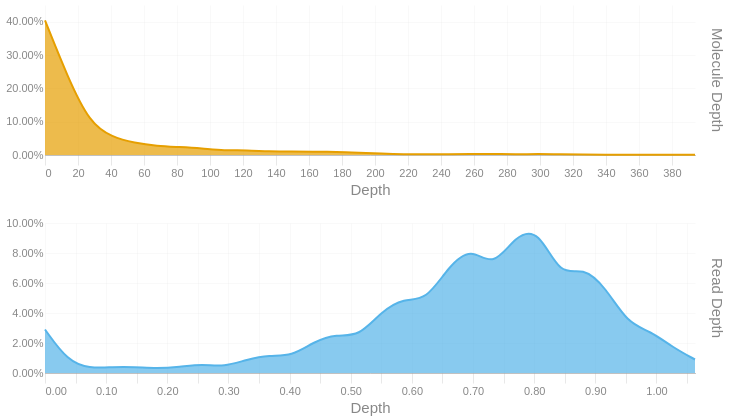

The cell this chart's notebook holds for it:
### Code cell
readdep = depth_hist(tb['Read Depth'], q99, 3)
readdep = readdep.with_columns(pl.lit('Read Depth').alias('Metric'))
if not SKIPLR:
    moldep = depth_hist(tb['Molecule Depth'], mol_q99, 1)
    moldep = moldep.with_columns(pl.lit('Molecule Depth').alias('Metric'))
    _hist = pl.concat([readdep, moldep])
    _hist = _hist.filter(pl.col('Proportion') != 0)
    with SafeRender(_hist):
        (
            alt.Chart(_hist)        
            .mark_area(interpolate = "basis")
            .encode(
                x=alt.X('Bin:Q').scale(domainMin=0).axis(alt.Axis(title='Depth')),
                y = alt.Y('Proportion:Q', title = None).axis(format = '.2%'),
                color = alt.Color('Metric:N').legend(None),
                row = alt.Row("Metric:N").header(title = None, labelOrient = 'right'),
                tooltip = [
                    alt.Tooltip("Metric:N", title = "Metric"),
                    alt.Tooltip('Interval:N', title = "Depth Interval"),
                    alt.Tooltip('Proportion:Q', title = "% Alignments").format('.2%')
                ]
            )
            .resolve_scale(x='independent', y='independent')
            .properties(
                height = 150, width = 650,
                usermeta={'embedOptions': {'downloadFileName': f'{samplename}.depth.hist'}}
            )
        ).display()
else:
    readdep = readdep.filter(pl.col('Proportion') != 0)
    with SafeRender(readdep):
        (
            alt.Chart(readdep)        
            .mark_area(interpolate = "basis")
            .encode(
                x=alt.X('Bin:Q').scale(domainMin=0).axis(alt.Axis(title='Depth')),
                y = alt.Y('Proportion:Q', title = None).axis(format = '.2%'),
                tooltip = [
                    alt.Tooltip('Interval:N', title = "Depth Interval"),
                    alt.Tooltip('Proportion:Q', title = "% Alignments").format('.2%')
                ]
            )
            .properties(
                usermeta={'embedOptions': {'downloadFileName': f'{samplename}.depth.hist'}}
            )
        ).display()

### Figure 1 — Vega-Lite specification as saved in the notebook (floating-point values rounded to 4 significant figures)
{"width": 650, "height": 150, "config": {"title": {"anchor": "start", "dy": -15, "fontSize": 18, "color": "#888888", "subtitleColor": "#888888", "subtitleFontSize": 14}, "arc": {"fill": "#0072B2"}, "axis": {"domainColor": "#888888", "domainWidth": 0.5, "gridWidth": 0.2, "grid": false, "titleFontWeight": 400, "titleFontSize": 15, "labelFontSize": 11, "labelColor": "#888888", "tickColor": "#888888", "tickWidth": 0.2, "titleColor": "#888888"}, "axisBand": {"grid": false}, "axisX": {"grid": true, "tickSize": 10, "domainCap": "round"}, "axisY": {"domain": false, "grid": true, "tickSize": 0, "domainCap": "round"}, "background": "transparent", "header": {"labelFontSize": 15, "labelColor": "#888888", "titleFontSize": 15, "titleFontWeight": 600, "titleColor": "#888888"}, "legend": {"labelFont": "sans-serif", "labelFontSize": 12, "labelColor": "#888888", "symbolSize": 100, "symbolType": "circle", "titleFontSize": 12, "titlePadding": 10, "titleColor": "#888888", "title": null}, "range": {"category": ["#E69F00", "#56B4E9", "#009E73", "#F0E442", "#0072B2", "#D55E00", "#CC79A7", "#000000"], "diverging": ["#cfe8f3", "#a2d4ec", "#73bfe2", "#46abdb", "#1696d2", "#12719e"]}, "area": {"fill": "#0072B2", "fillOpacity": 0.7, "line": true, "strokeOpacity": 0.7}, "line": {"color": "#0072B2", "stroke": "#0072B2", "strokeWidth": 2}, "trail": {"color": "#0072B2", "stroke": "#0072B2", "strokeWidth": 0, "size": 1}, "point": {"filled": true, "fillOpacity": 1.0, "size": 95}, "text": {"color": "#888888", "fontSize": 11, "align": "right", "fontWeight": 400, "size": 11}, "bar": {"fill": "#0072B2", "stroke": null}, "view": {"stroke": null, "continuousWidth": 660, "continuousHeight": 400}}, "data": {"name": "data-8604c152039e442bf678e7a13e64a845"}, "mark": {"type": "area", "interpolate": "basis"}, "encoding": {"color": {"field": "Metric", "legend": null, "type": "nominal"}, "row": {"field": "Metric", "header": {"title": null, "labelOrient": "right"}, "type": "nominal"}, "tooltip": [{"field": "Metric", "title": "Metric", "type": "nominal"}, {"field": "Interval", "title": "Depth Interval", "type": "nominal"}, {"field": "Proportion", "format": ".2%", "title": "% Alignments", "type": "quantitative"}], "x": {"axis": {"title": "Depth"}, "field": "Bin", "scale": {"domainMin": 0}, "type": "quantitative"}, "y": {"axis": {"format": ".2%"}, "field": "Proportion", "title": null, "type": "quantitative"}}, "resolve": {"scale": {"x": "independent", "y": "independent"}}, "usermeta": {"embedOptions": {"downloadFileName": "S5_Hudson_1194.depth.hist"}}, "$schema": "https://vega.github.io/schema/vega-lite/v6.1.0.json", "datasets": {"data-8604c152039e442bf678e7a13e64a845": [{"Bin": 0.0, "Interval": "0.0-0.037", "Proportion": 0.029, "Metric": "Read Depth"}, {"Bin": 0.037, "Interval": "0.037-0.073", "Proportion": 0.008, "Metric": "Read Depth"}, {"Bin": 0.073, "Interval": "0.073-0.11", "Proportion": 0.003, "Metric": "Read Depth"}, {"Bin": 0.11, "Interval": "0.11-0.147", "Proportion": 0.004, "Metric": "Read Depth"}, {"Bin": 0.147, "Interval": "0.147-0.183", "Proportion": 0.004, "Metric": "Read Depth"}, {"Bin": 0.183, "Interval": "0.183-0.22", "Proportion": 0.003, "Metric": "Read Depth"}, {"Bin": 0.22, "Interval": "0.22-0.257", "Proportion": 0.004, "Metric": "Read Depth"}, {"Bin": 0.257, "Interval": "0.257-0.293", "Proportion": 0.006, "Metric": "Read Depth"}, {"Bin": 0.293, "Interval": "0.293-0.33", "Proportion": 0.004, "Metric": "Read Depth"}, {"Bin": 0.33, "Interval": "0.33-0.367", "Proportion": 0.009, "Metric": "Read Depth"}, {"Bin": 0.367, "Interval": "0.367-0.403", "Proportion": 0.012, "Metric": "Read Depth"}, {"Bin": 0.403, "Interval": "0.403-0.44", "Proportion": 0.011, "Metric": "Read Depth"}, {"Bin": 0.44, "Interval": "0.44-0.477", "Proportion": 0.021, "Metric": "Read Depth"}, {"Bin": 0.477, "Interval": "0.477-0.513", "Proportion": 0.026, "Metric": "Read Depth"}, {"Bin": 0.513, "Interval": "0.513-0.55", "Proportion": 0.024, "Metric": "Read Depth"}, {"Bin": 0.55, "Interval": "0.55-0.587", "Proportion": 0.041, "Metric": "Read Depth"}, {"Bin": 0.587, "Interval": "0.587-0.623", "Proportion": 0.05, "Metric": "Read Depth"}, {"Bin": 0.623, "Interval": "0.623-0.66", "Proportion": 0.048, "Metric": "Read Depth"}, {"Bin": 0.66, "Interval": "0.66-0.697", "Proportion": 0.071, "Metric": "Read Depth"}, {"Bin": 0.697, "Interval": "0.697-0.733", "Proportion": 0.084, "Metric": "Read Depth"}, {"Bin": 0.733, "Interval": "0.733-0.77", "Proportion": 0.07, "Metric": "Read Depth"}, {"Bin": 0.77, "Interval": "0.77-0.807", "Proportion": 0.092, "Metric": "Read Depth"}, {"Bin": 0.807, "Interval": "0.807-0.843", "Proportion": 0.096, "Metric": "Read Depth"}, {"Bin": 0.843, "Interval": "0.843-0.88", "Proportion": 0.064, "Metric": "Read Depth"}, {"Bin": 0.88, "Interval": "0.88-0.917", "Proportion": 0.071, "Metric": "Read Depth"}, {"Bin": 0.917, "Interval": "0.917-0.953", "Proportion": 0.057, "Metric": "Read Depth"}, {"Bin": 0.953, "Interval": "0.953-0.99", "Proportion": 0.033, "Metric": "Read Depth"}, {"Bin": 0.99, "Interval": "0.99-1.027", "Proportion": 0.028, "Metric": "Read Depth"}, {"Bin": 1.027, "Interval": "1.027-1.063", "Proportion": 0.017, "Metric": "Read Depth"}, {"Bin": 1.063, "Interval": "1.063-1.1", "Proportion": 0.009, "Metric": "Read Depth"}, {"Bin": 0.0, "Interval": "0.0-13.6", "Proportion": 0.404, "Metric": "Molecule Depth"}, {"Bin": 13.6, "Interval": "13.6-27.2", "Proportion": 0.235, "Metric": "Molecule Depth"}, {"Bin": 27.2, "Interval": "27.2-40.8", "Proportion": 0.095, "Metric": "Molecule Depth"}, {"Bin": 40.8, "Interval": "40.8-54.3", "Proportion": 0.053, "Metric": "Molecule Depth"}, {"Bin": 54.3, "Interval": "54.3-67.9", "Proportion": 0.036, "Metric": "Molecule Depth"}, {"Bin": 67.9, "Interval": "67.9-81.5", "Proportion": 0.027, "Metric": "Molecule Depth"}, {"Bin": 81.5, "Interval": "81.5-95.1", "Proportion": 0.024, "Metric": "Molecule Depth"}, {"Bin": 95.1, "Interval": "95.1-108.7", "Proportion": 0.02, "Metric": "Molecule Depth"}, {"Bin": 108.7, "Interval": "108.7-122.3", "Proportion": 0.013, "Metric": "Molecule Depth"}, {"Bin": 122.3, "Interval": "122.3-135.9", "Proportion": 0.015, "Metric": "Molecule Depth"}, {"Bin": 135.9, "Interval": "135.9-149.4", "Proportion": 0.01, "Metric": "Molecule Depth"}, {"Bin": 149.4, "Interval": "149.4-163.0", "Proportion": 0.011, "Metric": "Molecule Depth"}, {"Bin": 163.0, "Interval": "163.0-176.6", "Proportion": 0.009, "Metric": "Molecule Depth"}, {"Bin": 176.6, "Interval": "176.6-190.2", "Proportion": 0.01, "Metric": "Molecule Depth"}, {"Bin": 190.2, "Interval": "190.2-203.8", "Proportion": 0.007, "Metric": "Molecule Depth"}, {"Bin": 203.8, "Interval": "203.8-217.4", "Proportion": 0.004, "Metric": "Molecule Depth"}, {"Bin": 217.4, "Interval": "217.4-231.0", "Proportion": 0.002, "Metric": "Molecule Depth"}, {"Bin": 231.0, "Interval": "231.0-244.5", "Proportion": 0.002, "Metric": "Molecule Depth"}, {"Bin": 244.5, "Interval": "244.5-258.1", "Proportion": 0.002, "Metric": "Molecule Depth"}, {"Bin": 258.1, "Interval": "258.1-271.7", "Proportion": 0.003, "Metric": "Molecule Depth"}, {"Bin": 271.7, "Interval": "271.7-285.3", "Proportion": 0.003, "Metric": "Molecule Depth"}, {"Bin": 285.3, "Interval": "285.3-298.9", "Proportion": 0.002, "Metric": "Molecule Depth"}, {"Bin": 298.9, "Interval": "298.9-312.5", "Proportion": 0.003, "Metric": "Molecule Depth"}, {"Bin": 312.5, "Interval": "312.5-326.1", "Proportion": 0.002, "Metric": "Molecule Depth"}, {"Bin": 326.1, "Interval": "326.1-339.7", "Proportion": 0.001, "Metric": "Molecule Depth"}, {"Bin": 339.7, "Interval": "339.7-353.2", "Proportion": 0.001, "Metric": "Molecule Depth"}, {"Bin": 353.2, "Interval": "353.2-366.8", "Proportion": 0.001, "Metric": "Molecule Depth"}, {"Bin": 366.8, "Interval": "366.8-380.4", "Proportion": 0.001, "Metric": "Molecule Depth"}, {"Bin": 380.4, "Interval": "380.4-394.0", "Proportion": 0.001, "Metric": "Molecule Depth"}, {"Bin": 394.0, "Interval": "394.0-407.58", "Proportion": 0.001, "Metric": "Molecule Depth"}]}}
